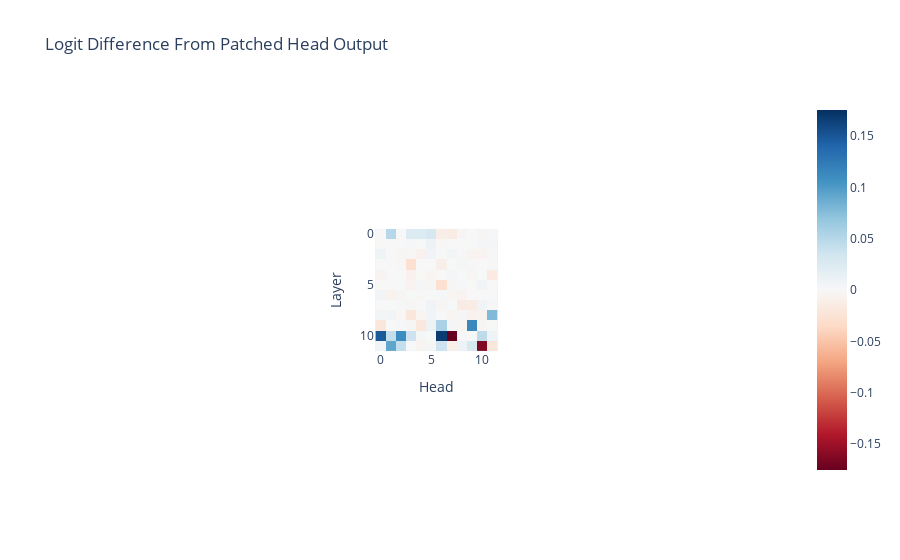

Notebook code cell kept with this figure:
### Code cell
imshow(
    patched_head_z_diff,
    title="Logit Difference From Patched Head Output",
    labels={"x": "Head", "y": "Layer"},
)

### Figure 1 — Plotly figure (JSON) as saved in the notebook; plotly's stock layout.template omitted (floating-point values rounded to 4 significant figures; data arrays with more than 128 entries replaced by an {"elided": "..."} marker saying what was removed)
{"data": [{"coloraxis": "coloraxis", "hovertemplate": "Head: %{x}<br>Layer: %{y}<br>color: %{z}<extra></extra>", "name": "0", "type": "heatmap", "xaxis": "x", "yaxis": "y", "z": {"elided": "12x12 float values"}}], "layout": {"autosize": true, "coloraxis": {"cmid": 0, "colorscale": [[0, "rgb(103,0,31)"], [0.1, "rgb(178,24,43)"], [0.2, "rgb(214,96,77)"], [0.3, "rgb(244,165,130)"], [0.4, "rgb(253,219,199)"], [0.5, "rgb(247,247,247)"], [0.6, "rgb(209,229,240)"], [0.7, "rgb(146,197,222)"], [0.8, "rgb(67,147,195)"], [0.9, "rgb(33,102,172)"], [1, "rgb(5,48,97)"]]}, "title": {"text": "Logit Difference From Patched Head Output"}, "xaxis": {"anchor": "y", "autorange": true, "constrain": "domain", "domain": [0.4143, 0.5857], "range": [-0.5, 11.5], "scaleanchor": "y", "title": {"text": "Head"}}, "yaxis": {"anchor": "x", "autorange": true, "constrain": "domain", "domain": [0, 1], "range": [11.5, -0.5], "title": {"text": "Layer"}}}}
